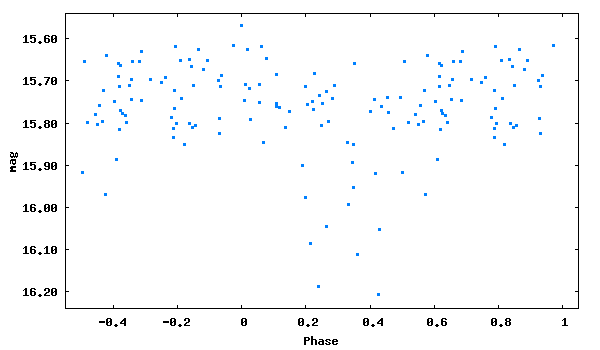

Write the gnuplot code that produced this figure.
set term png size 600,350 medium
set colors classic
set output 'phase_lc_14.png'
set xlabel 'Phase'
set ylabel 'mag'
#set title 'JDmax = 2450371.33000 + 0.1546839 x E'
set format y '%5.2f'
plot [-0.55:1.05][16.24:15.54] "phase_lc_14.dat" linecolor 3 pointtype 5 pointsize 0.3 title ""
